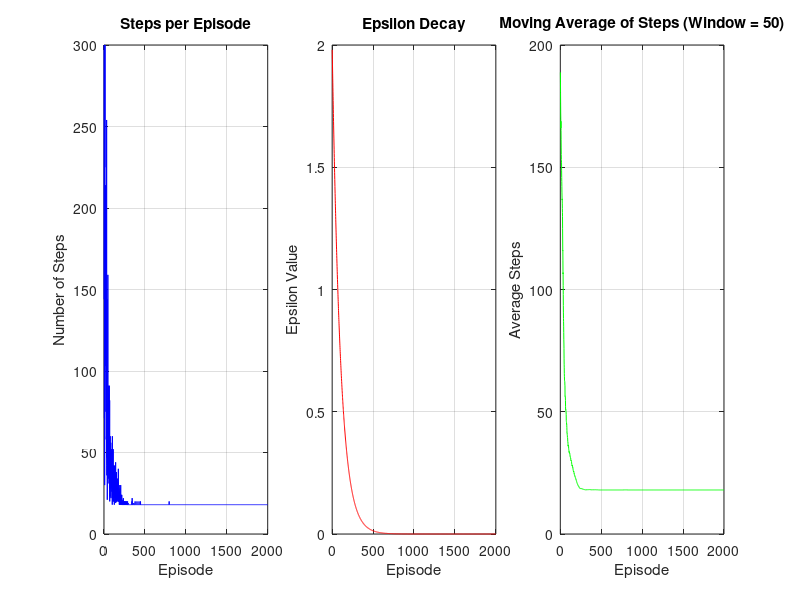

The MATLAB source for this figure: (Note: this script raises an error after producing the figure.)
%load("Qfile.mat");
Results=[];
qtable=zeros(120,4);
Ep=2.0;

% Define obstacles at specific coordinates
obstacles = [3, 4; 7, 8]; % Example: obstacles at (3,4) and (7,8)

for e=1:2000%エピソード
    x=0;y=0;%初期座標
    for I=1:300 %試す回数
        s=10*x+y+1;%状態
        R=-0.1;%報酬
        if(rand()*10<Ep)
          action=randperm(4,1);%行動を選ぶ
        else
            [U,action]=max(qtable(s,:));
        end
        switch(action)
            case 1 %右
                 x=x+1;
                 if(x>9)x=4; R=-10;end
            case 2%左
                x=x-1;
                if(x<0)x=0; R=-10; end
            case 3%上
                 y=y+1;
                 if(y>9)y=4; R=-10;end
            case 4%下
                y=y-1;
                if(y<0)y=0; R=-10; end
        end
        
        % Check if new position hits an obstacle
        for i = 1:size(obstacles, 1)
            if x == obstacles(i,1) && y == obstacles(i,2)
                R = -10; % Penalty for hitting obstacle
                % Reset to previous position (you can modify this behavior)
                switch(action)
                    case 1, x = x-1; % Undo right move
                    case 2, x = x+1; % Undo left move
                    case 3, y = y-1; % Undo up move
                    case 4, y = y+1; % Undo down move
                end
                break;
            end
        end
            sn=10*x+y+1;%次の状態
            if(sn==100)
                R=10;
            end

           % Update Q

           qtable(s,action)=0.9*qtable(s,action)+0.1*(R+0.9*max(qtable(sn,:)));
%Qテーブルの更新
             if(x==9 && y==9)
                break;
            end
    end
    Ep=Ep*0.99;
    Results(end+1,:)=[e, I, Ep];
end
%save("Qfile.mat",'qtable')

% Plot the results
figure('Position', [100, 100, 1200, 400]);

% Plot 1: Number of steps per episode
subplot(1,3,1);
plot(Results(:,1), Results(:,2), 'b-');
title('Steps per Episode');
xlabel('Episode');
ylabel('Number of Steps');
grid on;

% Plot 2: Epsilon decay
subplot(1,3,2);
plot(Results(:,1), Results(:,3), 'r-');
title('Epsilon Decay');
xlabel('Episode');
ylabel('Epsilon Value');
grid on;

% Plot 3: Moving average of steps
subplot(1,3,3);
window = 50; % Window size for moving average
movingAvg = movmean(Results(:,2), window);
plot(Results(:,1), movingAvg, 'g-');
title(['Moving Average of Steps (Window = ' num2str(window) ')']);
xlabel('Episode');
ylabel('Average Steps');
grid on;

sgtitle('Q-Learning Training Progress');
